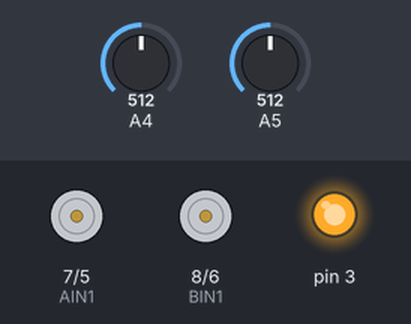
Recording of a sketch running on a simulated Arduino Uno, built with avr-gcc and run on an emulated ATmega328P. Shown: direction and speed pins drawn as motors (green arrow = direction pin HIGH = forward, orange = LOW = backward, longer = more drive), output pins drawn as LEDs (lit = HIGH). Inputs (shaded band) come from the test bench; at power-on: A4 = 512, A5 = 512. What the sketch prints to the serial monitor is not drawn.

Above: at 1.2 s.
1.3 s: A4 set to 532
At 1.61 s:
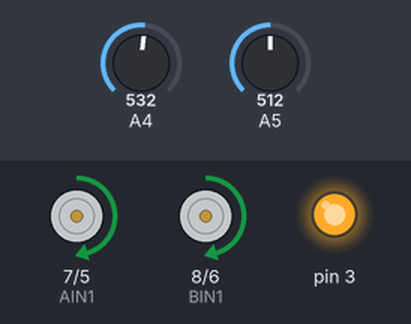
4.3 s: A5 set to 515
5.8 s: A5 set to 1023
At 6.57 s:
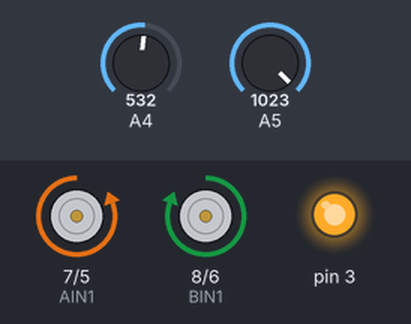
8.8 s: A5 set to 0
At 8.99 s:
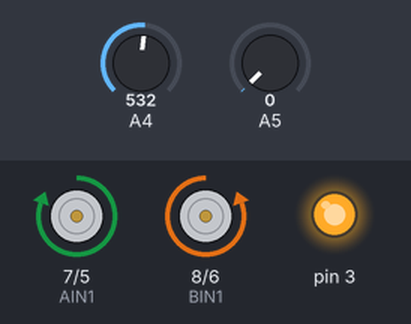
11.8 s: A4 set to 511
At 13.61 s:
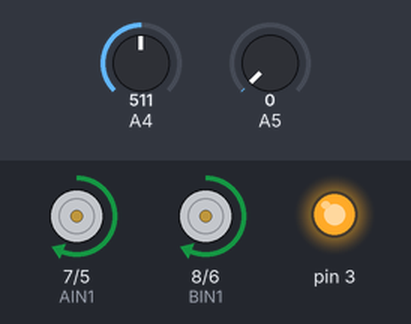
14.8 s: A4 set to 488
Timing chart, 0 to 17.8 s (numbered marks = the images above; inputs shaded):
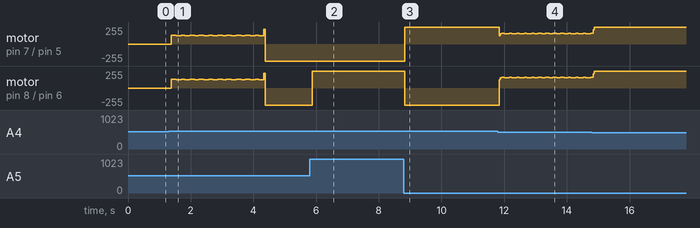

Measured:
- the behaviour switches between 520 and 521 on A4 (found by bisection; images 0 and 1)
- after the input at 1.3 s, motor on pin 7 (AIN1) / pin 5 (PWMA), motor on pin 8 (BIN1) / pin 6 (PWMB): stopped → forward 131/255 after 0.08 s, → forward 122/255 0.16 s later, → forward 131/255 0.16 s later, → forward 123/255 0.12 s later, … (20 changes in this stretch)
- after the input at 5.8 s, motor on pin 8 (BIN1) / pin 6 (PWMB): backward 255/255 → forward 255/255 after 0.08 s
- after the input at 8.8 s, motor on pin 7 (AIN1) / pin 5 (PWMA): backward 255/255 → forward 255/255 at once; motor on pin 8 (BIN1) / pin 6 (PWMB): forward 255/255 → backward 255/255 at once

The sketch:

robot_car_movement.ino
```cpp
// setting the pins for motors A and B direction and speed
// setting the int x and y for the direction of the joystick

int AIN1 = 7;
int PWMA = 5;
int BIN1 = 8;
int PWMB = 6;
int x;
int y;
///////////////////////////////////////////////
void setup() {
  // setting up the inputs and outputs for the motor and the joystick
for (int i=3; i<9; i++){
pinMode(i, OUTPUT);
  }
  digitalWrite(3,1);
  pinMode(4,INPUT);
  pinMode(5,INPUT);
  Serial.begin(9660);
}
// making a function setup for each of the 9 movements/direction and speed
///////////////////////////////////////////////////
void Forward(){
  digitalWrite(AIN1,1);
  digitalWrite(BIN1,1);
  analogWrite(PWMA,255);
  analogWrite(PWMB,255);
}
/////////////////////////////////////////////////
void Stop(){
  digitalWrite(AIN1,1);
  digitalWrite(BIN1,1);
  analogWrite(PWMA,0);
  analogWrite(PWMB,0);
}
///////////////////////////////////////////////////
void Backward(){
  digitalWrite(AIN1,0);
  digitalWrite(BIN1,0);
  analogWrite(PWMA,255);
  analogWrite(PWMB,255);
}
/////////////////////////////////////////////////
void Left(){
  digitalWrite(AIN1,1);
  digitalWrite(BIN1,0);
  analogWrite(PWMA,255);
  analogWrite(PWMB,255);
}
/////////////////////////////////////////////////
void Right(){
  digitalWrite(AIN1,0);
  digitalWrite(BIN1,1);
  analogWrite(PWMA,255);
  analogWrite(PWMB,255);
}
/////////////////////////////////////////////////
void LeftForward(){
  digitalWrite(AIN1,1);
  digitalWrite(BIN1,1);
  analogWrite(PWMA,255);
  analogWrite(PWMB,126);
}
/////////////////////////////////////////////////
void LeftBackward(){
  digitalWrite(AIN1,0);
  digitalWrite(BIN1,0);
  analogWrite(PWMA,255);
  analogWrite(PWMB,126);
}
/////////////////////////////////////////////////
void RightForward(){
  digitalWrite(AIN1,1);
  digitalWrite(BIN1,1);
  analogWrite(PWMA,126);
  analogWrite(PWMB,255);
}
/////////////////////////////////////////////////
void RightBackward(){
  digitalWrite(AIN1,0);
  digitalWrite(BIN1,0);
  analogWrite(PWMA,126);
  analogWrite(PWMB,255);
}
/////////////////////////////////////////////////


void loop() {
  // here we can call any of the movements in the order wanted and for the time required
/*Forward();
delay(2000);
Backward();
delay(2000);
Stop();
delay(2000);
Left();
delay(2000);
Right();
delay(2000);
LeftForward();
delay(2000);
LeftBackward();
delay(2000);
RightForward();
delay(2000);
RightBackward();
delay(2000);
}*/

// setting up the the joystick in the x direction with the movement wanted based on the bit value

x = analogRead(4);
Serial.println(x);
if (x<490){
  x = map(x,490,0,0,255);
  digitalWrite(AIN1,1);
  digitalWrite(BIN1,1);
  analogWrite(PWMA,255);
  analogWrite(PWMB,255);
}

if (x>520){

x= map(x,520,1023,0,255);
  digitalWrite(AIN1,0);
  digitalWrite(BIN1,0);
  analogWrite(PWMA,255);
  analogWrite(PWMB,255);

}
if (x > 498 && x < 515){
  digitalWrite(AIN1,1);
  digitalWrite(BIN1,1);
  analogWrite(PWMA,0);
  analogWrite(PWMB,0);
}

// setting up the the joystick in the y direction with the movement wanted based on the bit value

y = analogRead(5);
Serial.println(y);
if (y<490){
  y = map(y,490,0,0,255);
 digitalWrite(AIN1,1);
  digitalWrite(BIN1,0);
  analogWrite(PWMA,255);
  analogWrite(PWMB,255);
}

if (y>520){

y = map(y,520,1023,0,255);
  digitalWrite(AIN1,0);
  digitalWrite(BIN1,1);
  analogWrite(PWMA,255);
  analogWrite(PWMB,255);

}
if (y > 498 && y < 515){
  digitalWrite(AIN1,1);
  digitalWrite(BIN1,1);
  analogWrite(PWMA,0);
  analogWrite(PWMB,0);
}
}
```
